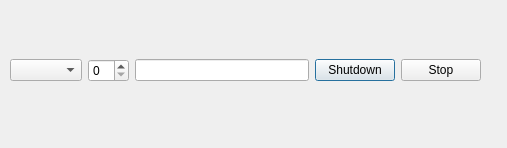
<?xml version="1.0" encoding="UTF-8"?>
<ui version="4.0">
 <class>Dialog</class>
 <widget class="QDialog" name="Dialog">
  <property name="geometry">
   <rect>
    <x>0</x>
    <y>0</y>
    <width>507</width>
    <height>148</height>
   </rect>
  </property>
  <property name="windowTitle">
   <string>Dialog</string>
  </property>
  <widget class="QWidget" name="">
   <property name="geometry">
    <rect>
     <x>10</x>
     <y>40</y>
     <width>471</width>
     <height>61</height>
    </rect>
   </property>
   <layout class="QHBoxLayout" name="horizontalLayout">
    <item>
     <widget class="QComboBox" name="comboBox">
      <property name="editable">
       <bool>false</bool>
      </property>
      <property name="duplicatesEnabled">
       <bool>false</bool>
      </property>
     </widget>
    </item>
    <item>
     <widget class="QSpinBox" name="spinBox"/>
    </item>
    <item>
     <widget class="QLineEdit" name="password">
      <property name="inputMask">
       <string/>
      </property>
      <property name="text">
       <string/>
      </property>
      <property name="echoMode">
       <enum>QLineEdit::Password</enum>
      </property>
     </widget>
    </item>
    <item>
     <widget class="QPushButton" name="pbShutdown">
      <property name="text">
       <string>Shutdown</string>
      </property>
      <property name="shortcut">
       <string>Ctrl+S</string>
      </property>
     </widget>
    </item>
    <item>
     <widget class="QPushButton" name="pbStop">
      <property name="text">
       <string>Stop</string>
      </property>
      <property name="shortcut">
       <string>Ctrl+D</string>
      </property>
      <property name="default">
       <bool>false</bool>
      </property>
     </widget>
    </item>
   </layout>
  </widget>
 </widget>
 <resources/>
 <connections/>
</ui>
